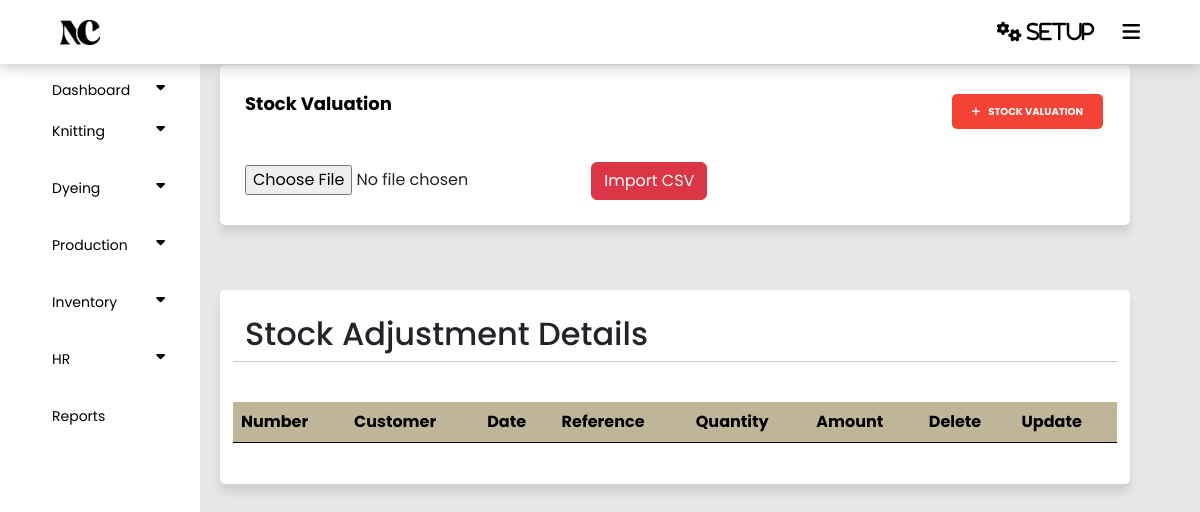
The app's page /panel/stockvaluation.php, older data.
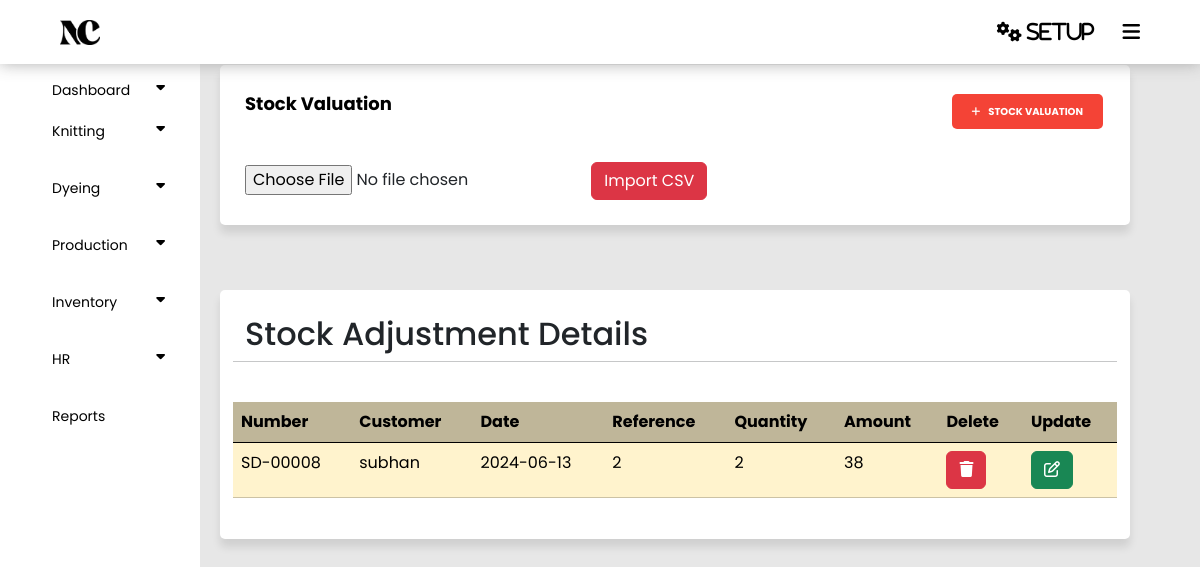
The same page, newer data.
### tables this page shows
CREATE TABLE `svaluation` (
  `Id` int(11) NOT NULL,
  `Vcode` varchar(255) NOT NULL,
  `P_id` int(11) NOT NULL,
  `Customer` varchar(255) NOT NULL,
  `Date` date NOT NULL,
  `Vreference` varchar(255) NOT NULL,
  `Pname` varchar(255) NOT NULL,
  `Vcost` int(11) NOT NULL,
  `Vquantity` int(11) NOT NULL,
  `vamount` int(11) NOT NULL,
  `Address` text NOT NULL,
  `Comment` varchar(255) NOT NULL,
  `Status` int(11) NOT NULL DEFAULT 1
);

### panel/stockvaluation.php (the view, shortened to what this page needs)
<?php
require('config.php');
require('index.php');
$fetch = "SELECT * FROM `svaluation` WHERE status = 1";
$query = mysqli_query($connect , $fetch);
?>
<!DOCTYPE html>
<html lang="en">
<head>
    <link href="https://cdn.jsdelivr.net/npm/bootstrap@5.3.3/dist/css/bootstrap.min.css" rel="stylesheet">
    <link rel="stylesheet" type="text/css" href="style.css">
</head>
<body>
<section class="container">
    <div>
        <header>Stock Valuation</header>
        <button type="button" onclick="location.href='sv_form.php'" class="add_knittingcard_button" style="float: right;"><i class="fa fa-plus" aria-hidden="true"></i>Stock Valuation</button>
    </div>
<br>
<br>
<br>
    <div>
    <div>
    <form action="import.php" method="post" enctype="multipart/form-data">
        <input type="file" name="file" id="file" accept=".csv">
        <button type="submit" class="btn btn-danger">Import CSV</button>
    </form>
</div>
    </div>
</section>
<section class="container">
                <div class="row justify-content-right">
                    <h2>Stock Adjustment Details</h2>
                <hr>
            <table class="table table-warning mt-4" id="example">
                <thead class="bg-warning p-2 text-dark bg-opacity-10" style="opacity: 75%;">
                    <tr>
                    <th scope="col">Number</th>
                    <th scope="col">Customer</th>
                    <th scope="col">Date</th>
                    <th scope="col">Reference</th>
                    <th scope="col">Quantity</th>
                    <th scope="col">Amount</th>
                    <th scope="col">Delete</th>
                    <th scope="col">Update</th>
                    </tr>
                </thead>
                <tbody>
                <?php while ($row = mysqli_fetch_assoc($query)) {
                     ?>
                    <tr>
                    <td><?php echo $row ['Vcode']?></td>
                    <td><?php echo $row ['Customer']?></td>
                    <td><?php echo $row ['Date']?></td>
                    <td><?php echo $row ['Vreference']?></td>
                    <td><?php echo $row ['Vquantity']?></td>
                    <td><?php echo $row ['vamount']?></td>
                    <td ><a href="svdelete.php?Id=<?php echo $row ['Id'];?>" class="btn btn-danger"><i class="fa-solid fa-trash"></i></a></td>
                    <td ><a href="svupdate.php?Id=<?php echo $row ['Id'];?>" class="btn btn-success"><i class="fa-regular fa-pen-to-square"></i></a></td>
                </tr>
                <?php
                    }
                ?>
                </tbody>
            </table>
        </section>
</body>
</html>

Row changes from the older to the newer data that the page shows:
added svaluation: Vcode "SD-00008", Customer "subhan", Date "2024-06-13", Vreference "2", Vquantity "2", vamount "38"
